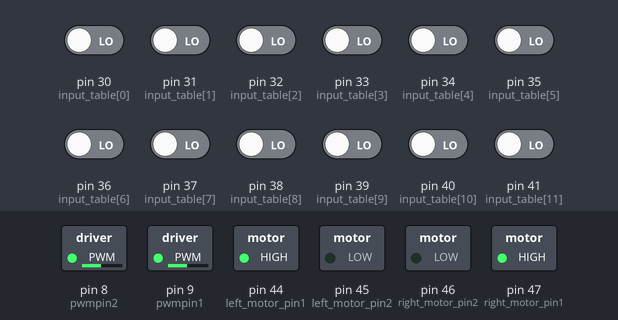
The sketch below on a simulated Arduino Mega 2560, built with avr-gcc and run on an emulated ATmega2560. Parts: switched loads named in the sketch (green lamp = pin HIGH). The test bench sets the inputs (shaded band); at power-on: pin 30 (input_table[0]), pin 31 (input_table[1]), pin 32 (input_table[2]), pin 33 (input_table[3]), pin 34 (input_table[4]), pin 35 (input_table[5]), pin 36 (input_table[6]), pin 37 (input_table[7]), pin 38 (input_table[8]), pin 39 (input_table[9]), pin 40 (input_table[10]), pin 41 (input_table[11]) LOW. What the sketch prints to the serial monitor is not drawn.

Above: at 1.2 s.
1.3 s: pin 30 (input_table[0]) driven HIGH
At 1.62 s:
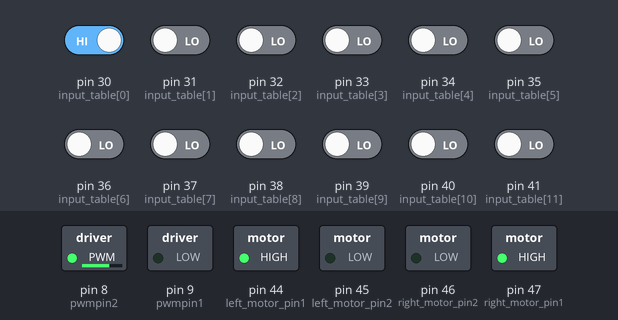
4.3 s: pin 30 (input_table[0]) driven LOW and pin 33 (input_table[3]) driven HIGH
At 4.44 s:
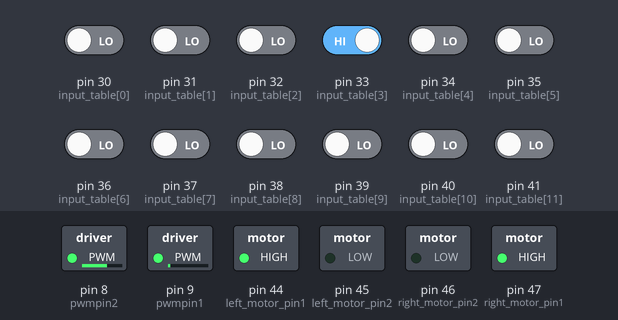
7.3 s: pin 40 (input_table[10]) driven HIGH
At 10.23 s:
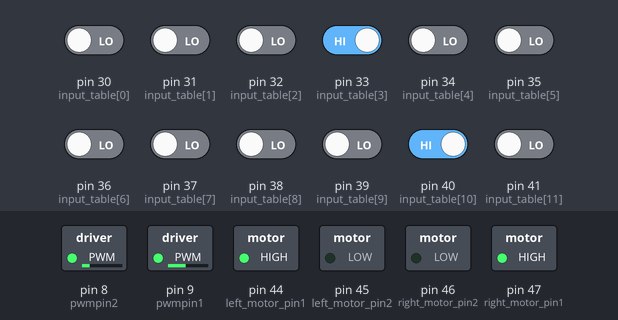
10.3 s: pin 31 (input_table[1]) driven HIGH
13.3 s: pin 41 (input_table[11]) driven HIGH
At 13.45 s:
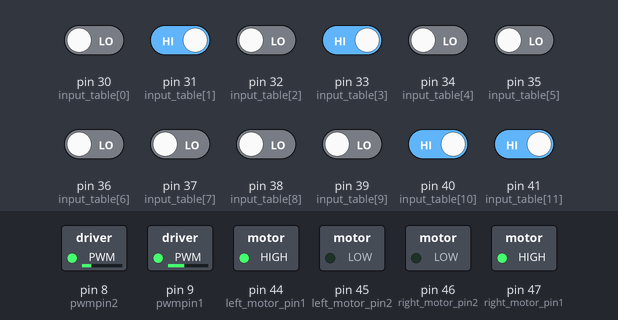
16.3 s: pin 41 (input_table[11]) driven LOW
Timing chart, 0 to 20.3 s (numbered marks = the images above; inputs shaded):
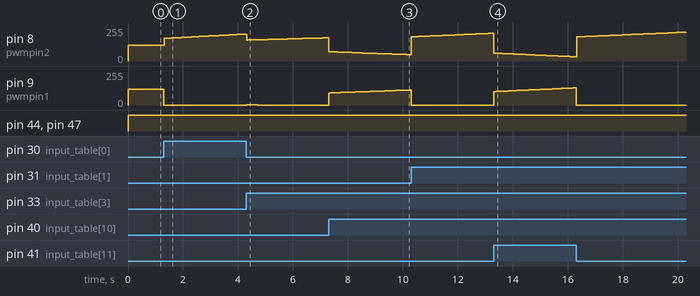

Measured:
- after the input at 1.3 s, pin 8 (pwmpin2): moves from 120/255 to 202/255 over 2.9 s, starting at once; pin 9 (pwmpin1): 120/255 → 0/255 at once
- after the input at 4.3 s, pin 9 (pwmpin1): 0/255 → 2/255 at once, → 1/255 0.22 s later, → 0/255 0.18 s later
- after the input at 7.3 s, pin 9 (pwmpin1): moves from 0/255 to 113/255 over 3.0 s, starting at once
- after the input at 13.3 s, pin 9 (pwmpin1): moves from 0/255 to 129/255 over 3.0 s, starting at once

The sketch:

menghuanxiaoxiong.ino
```cpp
const uint8_t input_table[12] = {30,31,32,33,34,35,36,37,38,39,40,41};//循迹模块引脚号
const uint8_t  left_motor_pin1=44,left_motor_pin2=45,right_motor_pin1=47,right_motor_pin2=46;  //TB6612电机驱动引脚号
int setup1=48;//TB6612电机驱动使能引脚
const uint8_t pwmpin1 = 9,pwmpin2 = 8;//TB6612电机控速PWM引脚
unsigned long lastTime;//程序上次记录时间
double Input, Output, Setpoint=0;//输入，输出，期望值
double errSum, lastErr;//积分段需要的误差累计值，微分段需要 保存的上个周期误差值
double kp=10, ki=0.01, kd=50; //PID系数
int SampleTime=100;
int x_last;//上次检测到的偏差值

double ITerm,lastInput; //ITerm为PID计算的I项输出，lastInput为上个周期的PID输入值
struct PWMVALUE //电机速度结构体
{
  int Left = 0;
  int Right = 0;
  int base = 80;//速度基量
  int inc = 0; //速度增量
};
PWMVALUE PWM;

int x = 0,x1=0,x2=0,x3=0,x4=0,count=0,b=0;//第X个循迹模块检测到黑线  b为第b次检测到黑线（即出发区和十字路口）count为同时读取到黑线的传感器数量
                                          //X1为从左向右读取传感器  X2为从右向左读取传感器  两种区别为 当识别到黑线时 停止向后读取传感器的值
                                          //这样处理 当同时检测到两条黑线时  就可以控制小车向左还是向右
                                          //x3，x4 分别为x1，x2的绝对值 用来比较大小
void setup() {
  // put your setup code here, to run once:
Serial.begin(115200);
pinMode(left_motor_pin1,OUTPUT);
pinMode(left_motor_pin2,OUTPUT);
pinMode(right_motor_pin1,OUTPUT);
pinMode(right_motor_pin2,OUTPUT);
pinMode(pwmpin1,OUTPUT);
pinMode(pwmpin2,OUTPUT);
digitalWrite(48,HIGH);
  for (int i=0;i<12;i++)
  {
    pinMode(input_table[i],INPUT);
  }
}

void loop() {
  if(b==7)
  {
digitalWrite(setup1,LOW);//第七次遇到黑线 停车
  }
    //巡线
    for (int i=0;i<12;i++)//从左向右读取传感器的值
    {
      if (digitalRead(input_table[i])==HIGH)//依次读取传感器的值
      {
        //找到黑线x即误差=>用于比例计算
        x1= i - 6;
        count++;
      }
      //break
    };
    for(int k=11;k>=0;k--)//从右向左读取传感器的值
    {
     if (digitalRead(input_table[k])==HIGH)
      {
        //找到黑线x即误差=>用于比例计算
        x2= k - 6;
      }
      //break;
    };
    if(count>=6)//当有六个以上的传感器检测到黑线，视为遇到黑色横线
    {
    b++;
    delay(100);
    }
    x3=abs(x1);
    x4=abs(x2);
    if(x3<x4)
      x=x2;
      else
      x=x1;
      if(count==0)
      x=x_last;
  if(x>2||x<-2)//  误差值大时 选用大的PID参数 更快调节系统
   {
    kp=15;
      PWM.base=80;
        }
   if(x>=-2&&x<=2)//误差值小时 选用小的PID参数 微调系统
    {
      kp=10;
       PWM.base=120;
      }
  Input=x;//将误差传入PID计算中
  Compute();//进行PID计算
  PWM.inc=Output;//PID的输出值赋给电机速度差值
    PWM.Left = PWM.base + PWM.inc;//左加右减
    PWM.Right = PWM.base - PWM.inc;
PWM.Left=constrain( PWM.Left,0,255);//系统可能超调  超过ArduinoPWM的输出值  所以把PID输出值限制在0到255内
PWM.Right=constrain(PWM.Right,0,255);
    Serial.print("X:");
    Serial.print(x);
    Serial.print("left_motor:");
    Serial.print(PWM.Left);
    Serial.print("right_motor:");
    Serial.println(PWM.Right);
    Serial.print("PWM.INC=");
    Serial.print(PWM.inc);
    Serial.print("count=");
    Serial.print(count);
    Serial.print("b=");
    Serial.print(b);
  motor(PWM.Left,left_motor_pin1,left_motor_pin2,pwmpin1);
  motor(PWM.Right,right_motor_pin1,right_motor_pin2,pwmpin2);
  count=0;
  x_last=x;
    }
/*working variables*/
void Compute()
{
   /*How long since we last calculated*/
   unsigned long now = millis();//millis（）为计算当前运行时间函数  保存在now变量中  函数输出为微秒
   if(now%100==0)//每过100ms进行一次PID计算
   // ITerm=0;
    //if(now%30==0)
    lastInput=Input;
   double error =Input;
   ITerm+=(ki*error);//误差值累加
   double dInput  = (Input - lastInput);//微分计算
   /*Compute PID Output*/
   Output = kp * error + ITerm + kd * dInput;//位置型PID计算公式
   /*Remember some variables for next time*/
   Serial.print("Dinput");
   Serial.print(dInput);
   lastInput=Input;

}
void motor(int _speed,int in1,int in2,int PWMpin)
{
  digitalWrite(in1,HIGH);
  digitalWrite(in2,LOW);
  analogWrite(PWMpin,_speed);
}
```
